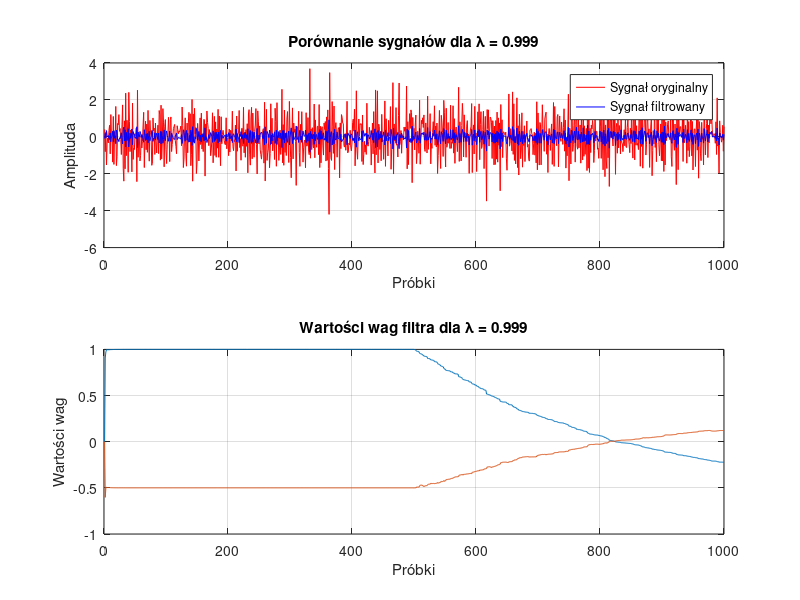
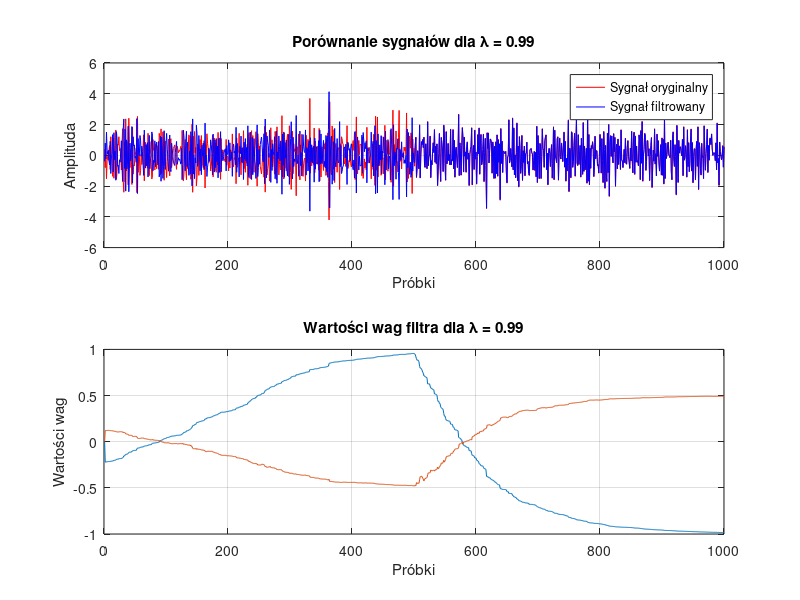
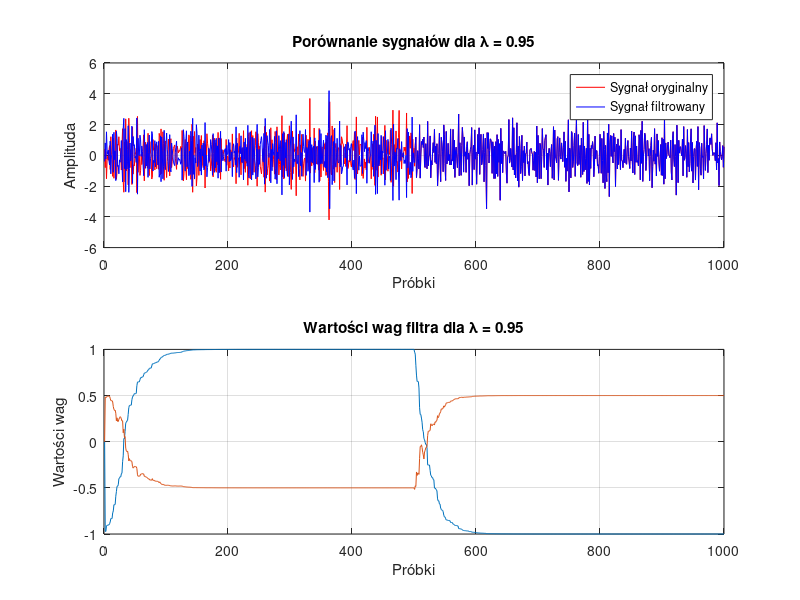
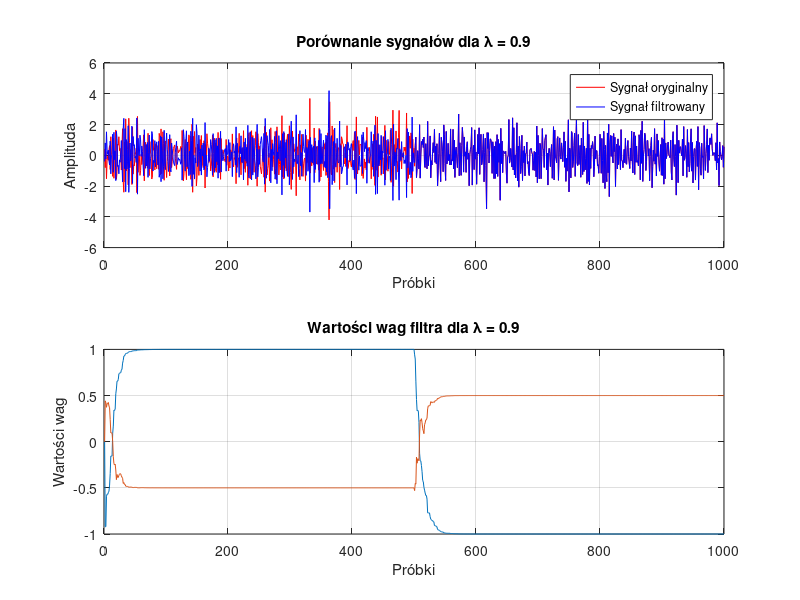

Here is the MATLAB script that generated these plots, in order:
%% Adaptacyjny "obserwator" RLS
clear all; close all; clc;

%% Parametry
Nx = 1000; % liczba próbek
M = 2; % rząd filtra (liczba wag)
lambda_vals = [0.999, 0.99, 0.95, 0.9]; % różne wartości parametru lambda (parametr "zapominania")

%% Generacja sygnału wejściowego
x = randn(1, Nx); % szum gaussowski

%% Wagi filtra
h1 = [1, -0.5]; % wagi filtra dla pierwszej połowy sygnału
h2 = [-1, 0.5]; % wagi filtra dla drugiej połowy sygnału

%% Filtracja sygnału
d = zeros(1, Nx); % inicjalizacja sygnału wyjściowego
d(1:Nx/2) = filter(h1, 1, x(1:Nx/2)); % filtracja pierwszej połowy sygnału
d(Nx/2+1:end) = filter(h2, 1, x(Nx/2+1:end)); % filtracja drugiej połowy sygnału

%% Inicjalizacja wag filtra adaptacyjnego
delta = 0.01; % mała stała do inicjalizacji macierzy P
P = (1/delta) * eye(M); % macierz odwrotności kowariancji
w = zeros(M, 1); % inicjalizacja wag filtra

%% Adaptacyjny algorytm RLS
for lambda = lambda_vals
    for n = M:Nx
        x_vec = x(n:-1:n-M+1)'; % wektor próbek sygnału wejściowego
        k = (P * x_vec) / (lambda + x_vec' * P * x_vec); % wektor zysków filtra RLS
        alpha = d(n) - w' * x_vec; % błąd predykcji
        w = w + k * alpha; % aktualizacja wag filtra
        P = (P - k * x_vec' * P) / lambda; % aktualizacja macierzy odwrotności kowariancji
        
        % Zapis wag do obserwacji
        W(:, n) = w;
    end
    
    % Rysowanie wyników
    figure;
    subplot(2, 1, 1);
    plot(d, 'r'); hold on; plot(filter(w, 1, x), 'b');
    title(['Porównanie sygnałów dla \lambda = ', num2str(lambda)]);
    legend('Sygnał oryginalny', 'Sygnał filtrowany');
    xlabel('Próbki');
    ylabel('Amplituda');
    grid on;
    
    subplot(2, 1, 2);
    plot(W');
    title(['Wartości wag filtra dla \lambda = ', num2str(lambda)]);
    xlabel('Próbki');
    ylabel('Wartości wag');
    grid on;
end